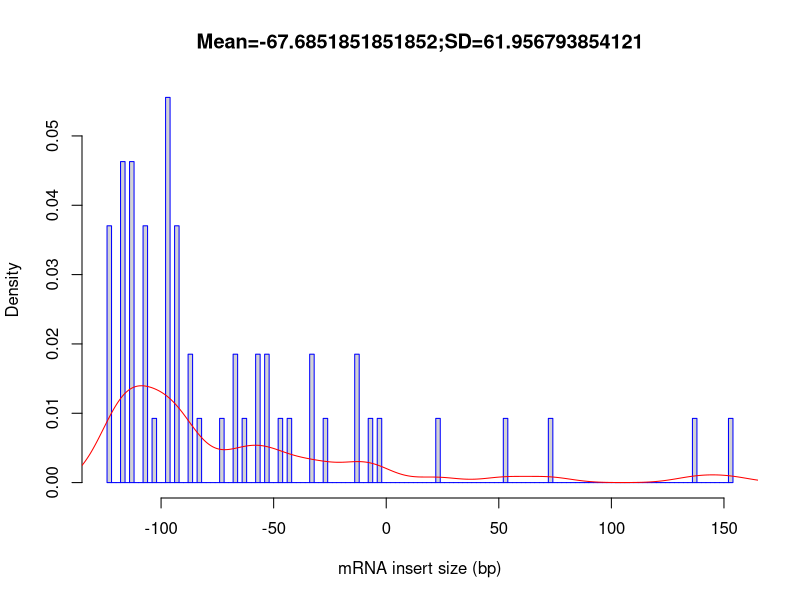

Generate this figure with R:
out_file = 'Atha_Ler-0_sl_FLT_1G_Rep3'
pdf('Atha_Ler-0_sl_FLT_1G_Rep3.inner_distance_plot.pdf')
fragsize=rep(c(-147.5,-142.5,-137.5,-132.5,-127.5,-122.5,-117.5,-112.5,-107.5,-102.5,-97.5,-92.5,-87.5,-82.5,-77.5,-72.5,-67.5,-62.5,-57.5,-52.5,-47.5,-42.5,-37.5,-32.5,-27.5,-22.5,-17.5,-12.5,-7.5,-2.5,2.5,7.5,12.5,17.5,22.5,27.5,32.5,37.5,42.5,47.5,52.5,57.5,62.5,67.5,72.5,77.5,82.5,87.5,92.5,97.5,102.5,107.5,112.5,117.5,122.5,127.5,132.5,137.5,142.5,147.5,152.5,157.5,162.5,167.5,172.5,177.5,182.5,187.5,192.5,197.5,202.5,207.5,212.5,217.5,222.5,227.5,232.5,237.5,242.5,247.5,252.5,257.5,262.5,267.5,272.5,277.5,282.5,287.5,292.5,297.5,302.5,307.5,312.5,317.5,322.5,327.5,332.5,337.5,342.5,347.5),times=c(0,0,0,0,0,4,5,5,4,1,6,4,2,1,0,1,2,1,2,2,1,1,0,2,1,0,0,2,1,1,0,0,0,0,1,0,0,0,0,0,1,0,0,0,1,0,0,0,0,0,0,0,0,0,0,0,0,1,0,0,1,0,0,0,0,0,0,0,0,0,0,0,0,0,0,0,0,0,0,0,0,0,0,0,0,0,0,0,0,0,0,0,0,0,0,0,0,0,0,0))
frag_sd = sd(fragsize)
frag_mean = mean(fragsize)
frag_median = median(fragsize)
write(x=c("Name","Mean","Median","sd"), sep="	", file=stdout(),ncolumns=4)
write(c(out_file,frag_mean,frag_median,frag_sd),sep="	", file=stdout(),ncolumns=4)
hist(fragsize,probability=T,breaks=100,xlab="mRNA insert size (bp)",main=paste(c("Mean=",frag_mean,";","SD=",frag_sd),collapse=""),border="blue")
lines(density(fragsize,bw=10),col='red')
dev.off()
